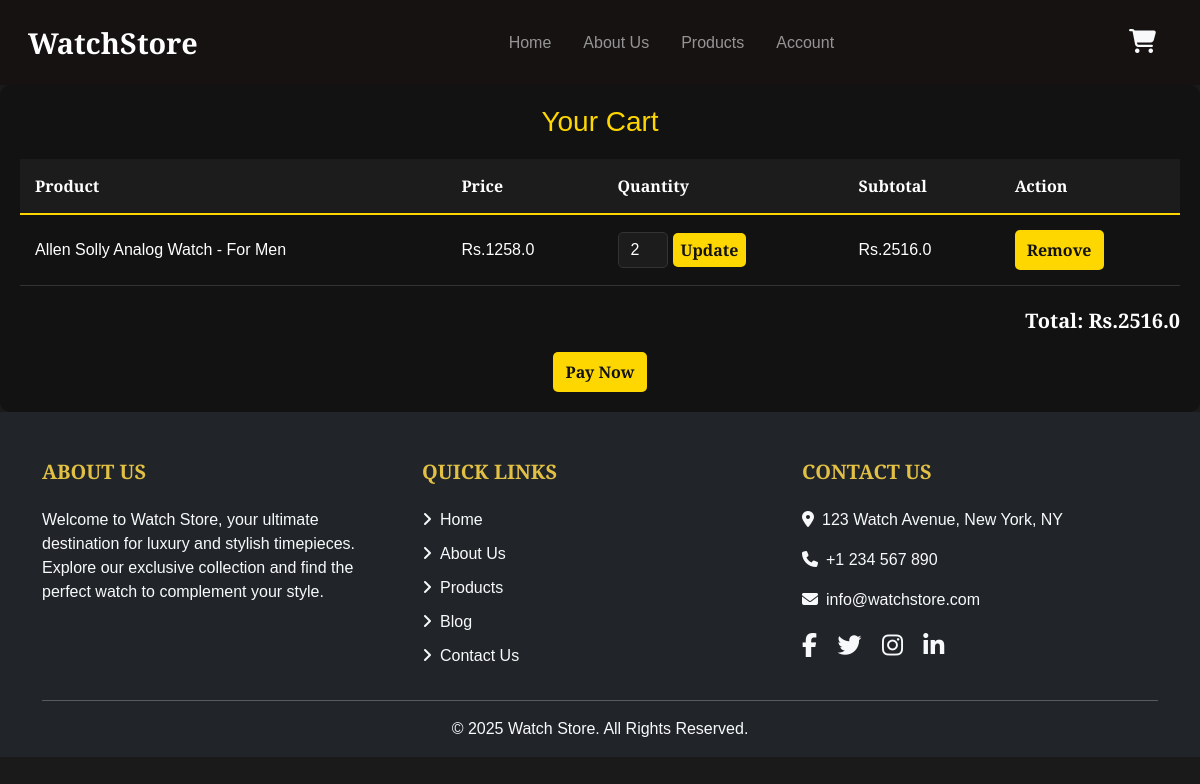
Page /cart/ on the committed database.
### models.py (models this page shows)
class Cart(Base):
    __tablename__ = 'cart'
    id = Column(Integer, primary_key=True)
    product_id = Column(Integer, ForeignKey('product.id'))
    user_id = Column(Integer, ForeignKey('user.id'))
    quantity = Column(Integer, default=1)
    product = relationship('Product', back_populates='carts')
    user = relationship('User', back_populates='carts')

class Product(Base):
    __tablename__ = 'product'
    id = Column(Integer, primary_key=True)
    productname = Column(String, nullable=False)
    productDesc = Column(String, nullable=False)
    productPrice = Column(Float, nullable=False)
    img = Column(String, nullable=False)
    carts = relationship('Cart', back_populates='product')

### app.py (the view)
@app.route('/cart/')
def view_cart():
    user_id = session.get('user_id')
    cart_items = db_session.query(Cart).filter_by(user_id=user_id).all()
    total = sum(item.product.productPrice * item.quantity for item in cart_items)
    return render_template('cart.html', cart_items=cart_items, total=total)

### templates/cart.html (shortened to what this page needs)
<!DOCTYPE html>
<html lang="en">
<head>
     <link href="https://cdn.jsdelivr.net/npm/bootstrap@5.0.2/dist/css/bootstrap.min.css" rel="stylesheet"
>
     <link rel="stylesheet" href="{{url_for('static' ,filename ='css/style.css')}}">
</head>
<body style="background-color: #1a1a1a;">
     <nav class="navbar navbar-expand-lg navbar-dark">
          <div class="container-fluid">
               <a class="navbar-brand" href="#">WatchStore</a>
               <div class="collapse navbar-collapse" id="navbarNav">
                    <ul class="navbar-nav mx-auto">
                         <li class="nav-item">
                              <a class="nav-link" href="/">Home</a>
                         </li>
                         <li class="nav-item">
                              <a class="nav-link" href="/about_us/">About Us</a>
                         </li>
                         <li class="nav-item">
                              <a class="nav-link" href="/show_product/">Products</a>
                         </li>
                         <li class="nav-item">
                              <a class="nav-link" href="/login/">Account</a>
                         </li>
                    </ul>
               </div>
               <div class="d-flex align-items-center">
                    <a href="/cart/"><i class="fa-solid fa-cart-shopping cart-icon"></i></a>
               </div>
          </div>
     </nav>
     <section style="background-color: #121212; color: #fff; padding: 20px; border-radius: 10px;">
          <h2
               style="text-align: center; font-family: 'Arial', sans-serif; margin-bottom: 20px; font-size: 28px; color: #FFD700;">
               Your Cart</h2>
          <table style="width: 100%; border-collapse: collapse; text-align: left; margin-bottom: 20px;">
               <thead>
                    <tr style="background-color: #1c1c1c; border-bottom: 2px solid #FFD700;">
                         <th style="padding: 15px; font-weight: bold;">Product</th>
                         <th style="padding: 15px; font-weight: bold;">Price</th>
                         <th style="padding: 15px; font-weight: bold;">Quantity</th>
                         <th style="padding: 15px; font-weight: bold;">Subtotal</th>
                         <th style="padding: 15px; font-weight: bold;">Action</th>
                    </tr>
               </thead>
               <tbody>
                    {% for item in cart_items %}
                    <tr style="border-bottom: 1px solid #333;">
                         <td style="padding: 15px;">{{ item.product.productname }}</td>
                         <td style="padding: 15px;">Rs.{{ item.product.productPrice }}</td>
                         <td style="padding: 15px;">
                              <form action="{{ url_for('update_quantity', item_id=item.id) }}" method="POST"
                                   style="display: flex; align-items: center; gap: 5px;">
                                   <input type="number" name="quantity" value="{{ item.quantity }}" min="1"
                                        style="width: 50px; padding: 5px; text-align: center; border: 1px solid #333; border-radius: 5px; background-color: #1c1c1c; color: #fff;">
                                   <button type="submit"
                                        style="background-color: #FFD700; color: #121212; border: none; padding: 5px 8px; border-radius: 5px; cursor: pointer; font-weight: bold;">Update</button>
                              </form>
                         </td>
                         <td style="padding: 15px;">Rs.{{ item.product.productPrice * item.quantity }}</td>
                         <td style="padding: 15px;">
                              <form action="{{ url_for('remove_from_cart', item_id=item.id) }}" method="POST"
                                   style="display: inline;">
                                   <button type="submit"
                                        style="background-color: #FFD700; color: #121212; border: none; padding: 8px 12px; border-radius: 5px; cursor: pointer; font-weight: bold;">Remove</button>
                              </form>
                         </td>
                    </tr>
                    {% endfor %}
               </tbody>
          </table>
          <p style="text-align: right; font-size: 20px; font-weight: bold;">Total: Rs.{{ total }}</p>
          <div class="content text-center">
               <a href="/payment/" >
                    <button
                    style="background-color: #FFD700; color: #121212; border: none; padding: 8px 12px; border-radius: 5px; cursor: pointer; font-weight: bold;">Pay Now</button>
               </a>
          </div>
     </section>
     <footer class="bg-dark text-light pt-5 pb-3" style="background-color: #161212;">
          <div class="container">
               <div class="row">
                    <div class="col-md-4">
                         <h5 class="text-uppercase mb-4" style="color: #e2c044;">About Us</h5>
                         <p>
                              Welcome to Watch Store, your ultimate destination for luxury and stylish timepieces.
                              Explore our exclusive collection and find the perfect watch to complement your style.
                         </p>
                    </div>
                    <div class="col-md-4">
                         <h5 class="text-uppercase mb-4" style="color: #e2c044;">Quick Links</h5>
                         <ul class="list-unstyled">
                              <li><a href="/" class="text-light text-decoration-none"><i
                                             class="fas fa-angle-right me-2"></i>Home</a></li>
                              <li><a href="/about" class="text-light text-decoration-none"><i
                                             class="fas fa-angle-right me-2"></i>About Us</a></li>
                              <li><a href="/show_product/" class="text-light text-decoration-none"><i
                                             class="fas fa-angle-right me-2"></i>Products</a></li>
                              <li><a href="/blog" class="text-light text-decoration-none"><i
                                             class="fas fa-angle-right me-2"></i>Blog</a></li>
                              <li><a href="/contact" class="text-light text-decoration-none"><i
                                             class="fas fa-angle-right me-2"></i>Contact Us</a></li>
                         </ul>
                    </div>
                    <div class="col-md-4">
                         <h5 class="text-uppercase mb-4" style="color: #e2c044;">Contact Us</h5>
                         <p><i class="fas fa-map-marker-alt me-2"></i>123 Watch Avenue, New York, NY</p>
                         <p><i class="fas fa-phone me-2"></i>+1 234 567 890</p>
                         <p><i class="fas fa-envelope me-2"></i>info@watchstore.com</p>
                         <div class="social-icons mt-3">
                              <a href="#" class="text-light me-3"><i class="fab fa-facebook-f"></i></a>
                              <a href="#" class="text-light me-3"><i class="fab fa-twitter"></i></a>
                              <a href="#" class="text-light me-3"><i class="fab fa-instagram"></i></a>
                              <a href="#" class="text-light"><i class="fab fa-linkedin-in"></i></a>
                         </div>
                    </div>
               </div>
               <hr class="text-light">
               <div class="text-center">
                    <p class="mb-0">&copy; 2025 Watch Store. All Rights Reserved.</p>
               </div>
          </div>
     </footer>
</body>
</html>

### static/css/style.css (style rules this page uses)
body { font-family: 'Merriweather Sans', sans-serif; }
.navbar { background-color: #161212; padding: 1rem; }
.navbar-brand { font-size: 1.8rem; font-weight: 700; color: #f8f9fa; }
.navbar-nav .nav-link { font-size: 1rem; color: #f8f9fa; margin: 0 0.5rem; transition: color 0.3s ease; }
.cart-icon { font-size: 1.5rem; color: #f8f9fa; margin-right: 1rem; cursor: pointer; transition: color 0.3s ease; }
footer { font-family: 'Merriweather Sans', sans-serif; }
footer h5 { font-weight: bold; }
footer ul li { margin-bottom: 10px; }
footer .social-icons a { font-size: 1.5rem; }

### templates/cart.html (style rules this page uses)
body { background-color: #1a1a1a; }

### rows in the picture
Cart: product.productname "Allen Solly Analog Watch - For Men", product.productPrice "1258.0", quantity "2", item.product.productPrice*item.quantity "2516.0"

### other values in the picture
{{ total }} "2516.0"
